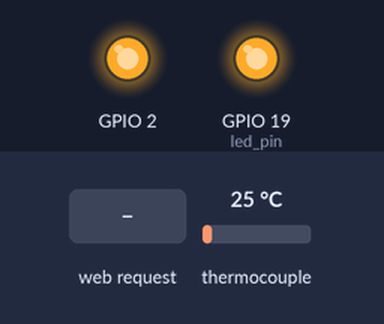
The program below on a simulated ESP32. Shown: output pins drawn as LEDs (lit = HIGH). The inputs (shaded band) are chosen by the test bench; at power-on: thermocouple 25 °C. WiFi joins after 1.5 s; servers stay silent unless stated; storage starts empty; what the program prints to the serial monitor is not drawn.

Above: at 7.2 s.
7.3 s: HTTP request GET /led received
At 8.1 s:
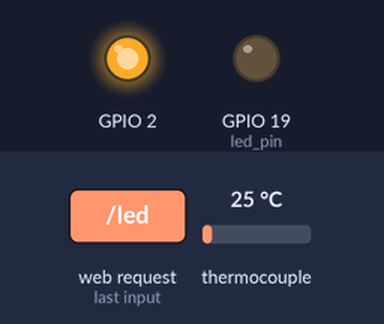
8.8 s: HTTP request GET /temperature1 received
10.3 s: HTTP request GET /humidity received
Timing chart, 0 to 13.3 s (numbered marks = the images above; inputs shaded):
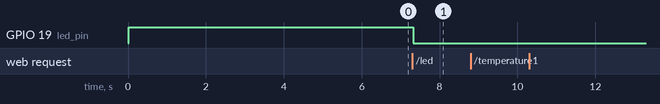

The program:

main.cpp
```cpp
#include <Arduino.h>
#include <WiFi.h>
#include <ESPAsyncWebServer.h>
#include <SPIFFS.h>
#include <max6675.h>
#include <Filter.h>
#include <DHT.h>
#include <Adafruit_Sensor.h>

#define DHTTYPE DHT22 //Define DHT sensor model

//number of tries connecting to network before proceeding to next step
int threshold_number_of_tries = 20;
int number_of_tries = 0;

// Set web server port number to 80
AsyncWebServer server(80);

//hotspot network credentials
const char* hotspot_ssid = "ESP32 hotspot";
const char* hotspot_password = "123456789";

//wifi network credentials
//char network_ssid[] = " ";
//char network_password[] = " ";

//Sensor Data
String device_name = "ESP32 Test Server";
float temperature[2] = {0};
float humidity = 0;

//Sensor Pins, CS and CLK are shareable between thermocouples
int thermoCS = 22;
int thermoCLK = 23;

//Thermocouple sends data to pin
int thermoDO_sensor1 = 21;
MAX6675 thermocouple1(thermoCLK, thermoCS, thermoDO_sensor1);

int thermoDO_sensor2 = 16;
MAX6675 thermocouple2(thermoCLK, thermoCS, thermoDO_sensor2);

int led_pin = GPIO_NUM_19;
int led_state = HIGH;
const int DHTPIN = GPIO_NUM_0;     // Digital pin connected to the DHT sensor

//initialize DHT sensor
DHT dht(DHTPIN, DHTTYPE);

//Noise Filter
ExponentialFilter<float> TempFilter_1(10, 0);
float temp_filtered_1 = 0;

ExponentialFilter<float> TempFilter_2(10, 0);
float temp_filtered_2 = 0;

unsigned long current_millis = 0;
unsigned long start_millis = millis();
unsigned long interval = 2500;

//led interface
bool led_on = true;
int led_1 = GPIO_NUM_19;

float get_temperature1() {
  float temperature_celsius = thermocouple1.readCelsius();
 // Serial.print("Temperature: ");
 // Serial.println(temeperature_celsius);
  delay(300);
  return temperature_celsius;
}

float get_temperature2() {
  float temperature_celsius = thermocouple2.readCelsius();
 // Serial.print("Temperature: ");
 // Serial.println(temeperature_celsius);
  delay(300);
  return temperature_celsius;
}

String send_temperature1() {
  Serial.print("Temperature: ");
  Serial.println(temp_filtered_1);
  return String(temp_filtered_1);
}

String send_temperature2() {
  Serial.print("Temperature: ");
  Serial.println(temp_filtered_2);
  return String(temp_filtered_2);
}

String get_humidity() {
  // Reading temperature or humidity takes about 250 milliseconds!
  // Sensor readings may also be up to 2 seconds 'old' (its a very slow sensor)
  if ((current_millis - start_millis) > interval)
  {
    humidity = dht.readHumidity();
    start_millis = current_millis;
    Serial.println("Reading");
  }

  current_millis = millis();
  // Read temperature as Celsius (the default)
  // Check if any reads failed and exit early (to try again).

  Serial.print(F("Humidity: "));
  Serial.println(humidity);
  return "Humidity: " + String(humidity);
}

void startup_server()
{
WiFi.softAP(hotspot_ssid, hotspot_password);
//WiFi.begin(network_ssid, network_password);

//uint8_t i = 0;
//  while (WiFi.status() != WL_CONNECTED)
//  {
//   Serial.println(F("Connecting..."));
//}

//  Serial.print(F("Connected. IP address is: "));
//  Serial.println(WiFi.localIP());

  Serial.print("Access Point IP: ");
  Serial.println(WiFi.softAPIP()); //Display Device IP in serial

  if(!SPIFFS.begin(true)) //Mount SPIFFS
  {
    Serial.println("An Error has occurred while mounting SPIFFS");
    return;
  }
}

void setup_GPIO()
{
  //Turns on built in led when the device has finished setting up the server and initializes device pins
  pinMode(led_pin , OUTPUT);
  pinMode(GPIO_NUM_2 , OUTPUT);
  pinMode(GPIO_NUM_16, INPUT);
  pinMode(GPIO_NUM_4, INPUT);
  digitalWrite(GPIO_NUM_2, HIGH);
  digitalWrite(led_pin, HIGH);
}

String led()
{
  if (led_on) {
    digitalWrite(led_1, LOW);
    led_on = false;
  }
  else if (!led_on) {
    digitalWrite(led_1, HIGH);
    led_on = true;
  }
  else {
    //Do Nothing
  }
  return "led";
}

void setup()
{
  Serial.begin(9600);
  startup_server();

  // Route for root / web page
  server.on("/", HTTP_GET, [](AsyncWebServerRequest *request){
    request->send(SPIFFS, "/index.html");
  });

  //runs the send_sensor_readings function when the clinet browser requests in the adress "/temperature", the function returns a string
  server.on("/temperature1", HTTP_GET, [](AsyncWebServerRequest *request){
    request->send_P(200, "text/plain", send_temperature1().c_str());
  });

  server.on("/temperature2", HTTP_GET, [](AsyncWebServerRequest *request){
    request->send_P(200, "text/plain", send_temperature2().c_str());
  });

  server.on("/humidity", HTTP_GET, [](AsyncWebServerRequest *request){
    request->send_P(200, "text/plain", get_humidity().c_str());
  });

  server.on("/", HTTP_GET, [](AsyncWebServerRequest *request){
    request->send(SPIFFS, "/highcharts.js");
  });

  server.on("/led", HTTP_GET, [](AsyncWebServerRequest *request){
    request->send(200, "text/plain", led().c_str());
  });

  server.on("/get", HTTP_GET, [] (AsyncWebServerRequest *request){
    Serial.println("Message Received");
  });

  //Start Webserver
  server.begin();

  //Initializes device pins
  setup_GPIO();

  //Initialize Filters
  for(int i = 0; i < 10; i++) {
      temperature[0] = get_temperature1();
      TempFilter_1.Filter(temperature[0]);
      temp_filtered_1 = TempFilter_1.Current();
  }

  for(int i = 0; i < 10; i++) {
      temperature[1] = get_temperature2();
      TempFilter_2.Filter(temperature[0]);
      temp_filtered_2 = TempFilter_2.Current();
  }

  dht.begin();
}

void loop() {
  //get sensor readings and store them in array
    temperature[0] = get_temperature1();
    temperature[1] = get_temperature2();

    TempFilter_1.Filter(temperature[0]);
    temp_filtered_1 = TempFilter_1.Current();

    TempFilter_2.Filter(temperature[1]);
    temp_filtered_2 = TempFilter_2.Current();
}
```

Measured:
- after the input at 7.3 s, GPIO 19 (led_pin): HIGH → LOW at once
- after the input at 8.8 s, every drawn part: stays the same
- after the input at 10.3 s, every drawn part: stays the same
